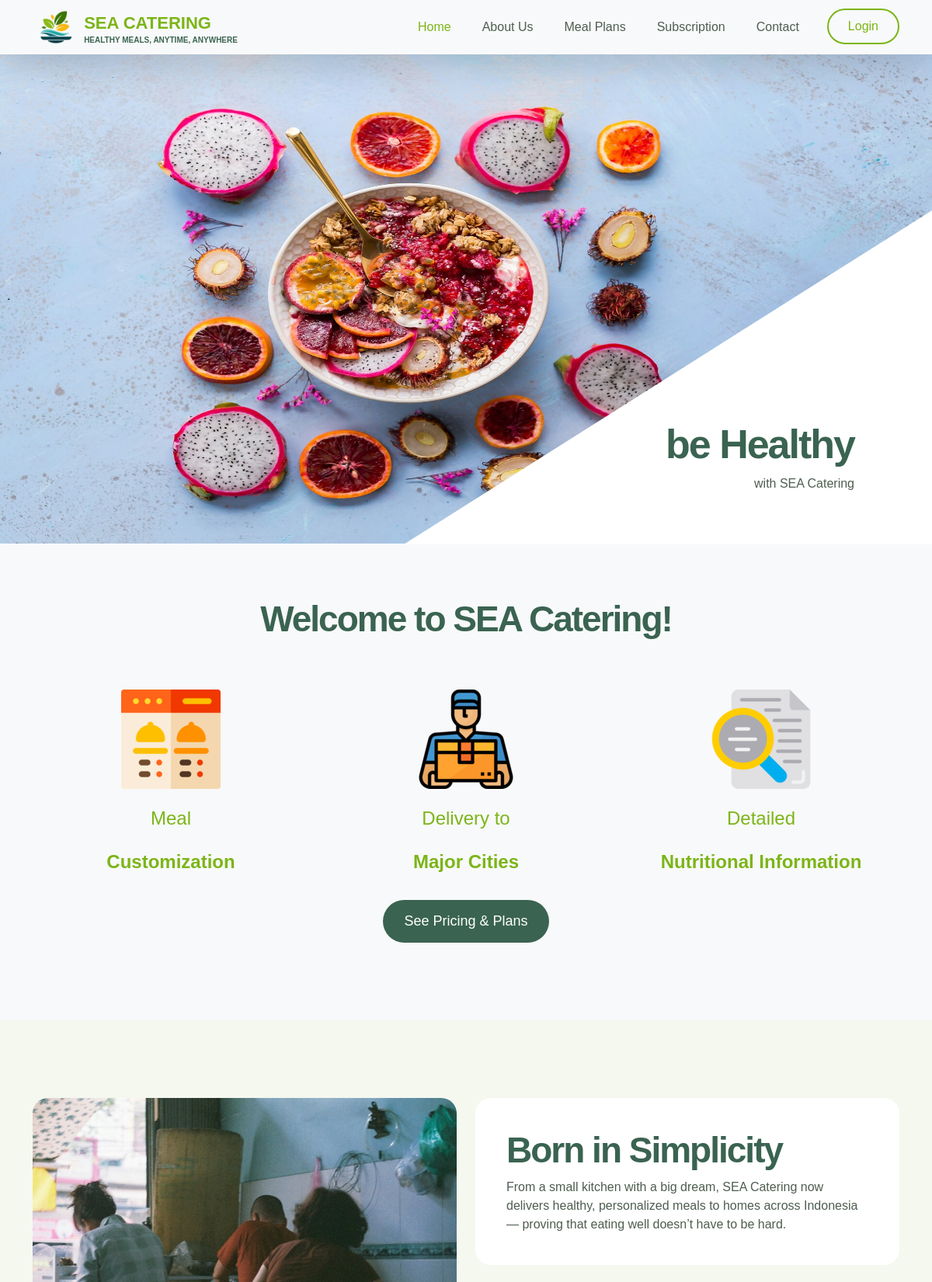
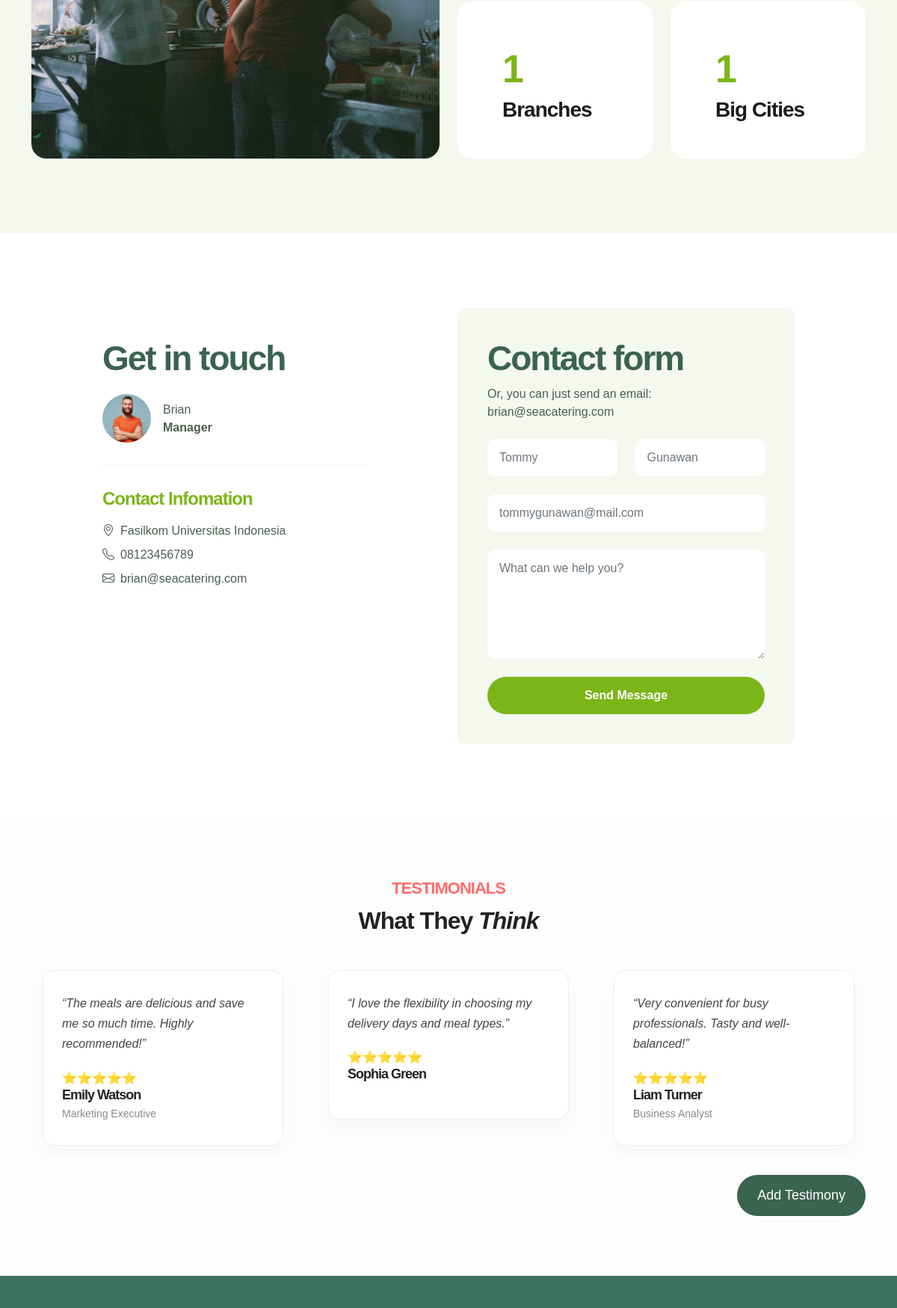
The page / (upper part) on the database its author committed (2 pictures, top to bottom).
### tables this page shows
CREATE TABLE `testimonials` (
  `testimonial_id` int(11) NOT NULL,
  `user_id` int(11) NOT NULL,
  `customer_name` varchar(255) NOT NULL,
  `role` varchar(255) DEFAULT NULL,
  `review_message` text NOT NULL,
  `rating` tinyint(4) NOT NULL CHECK (`rating` >= 1 and `rating` <= 5),
  `created_at` timestamp NOT NULL DEFAULT current_timestamp()
);

### testimonial/testimonial.php (the view, shortened to what this page needs)
<?php
include 'auth/db_connect.php';
$query = "SELECT * FROM testimonials ORDER BY rating DESC";
$result = mysqli_query($conn, $query);
?>
<section class="testimonials section-padding" id="testimonials">
  <div class="container">
    <div class="row">
      <div class="col-lg-12 text-center mb-4">
        <h6>Testimonials</h6>
        <h4>What They <em>Think</em></h4>
      </div>
      <div class="col-lg-12">
        <div class="owl-testimonials owl-carousel">
          <?php while ($row = mysqli_fetch_assoc($result)): ?>
          <div class="item">
            <p>“<?php echo htmlspecialchars($row['review_message']); ?>”</p>
            <div class="testimonial-rating">
              <?php
                for ($i = 0; $i < $row['rating']; $i++) {
                  echo '⭐';
                }
              ?>
            </div>
            <h5 class="name"><?php echo htmlspecialchars($row['customer_name']); ?></h5>
            <span class="role"><?php echo htmlspecialchars($row['role']); ?></span>
          </div>
          <?php endwhile; ?>
        </div>
      </div>
      <div class="col-lg-3 col-12 ms-auto text-end">
          <a href="#" class="custom-btn btn" data-bs-toggle="modal" data-bs-target="#addtestimony">Add Testimony</a>
      </div>
    </div>
  </div>
</section>

### css/style.css (style rules this page uses)
:root { --white-color: #ffffff; --primary-color: #7CB518; --secondary-color: #3A6351; --primary-bg: #FFE6A9; --section-bg-color: #F4F8EF; --site-footer-bg-color: #3B7060; --custom-btn-bg-color: #7CB518; --custom-btn-bg-hover-color: #A1C935; --dark-color: #1B1B1B; --p-color: #4E5D50; --border-color: #DDE4DA; --body-font-family: 'Metropolis', sans-serif; --h1-font-size: 52px; --h2-font-size: 46px; --h3-font-size: 32px; --h4-font-size: 28px; --h5-font-size: 24px; --h6-font-size: 22px; --p-font-size: 16px; --btn-font-size: 18px; --copyright-font-size: 14px; --border-radius-large: 100px; --border-radius-medium: 20px; --border-radius-small: 10px; --font-weight-light: 300; --font-weight-normal: 400; --font-weight-semibold: 600; --font-weight-bold: 700; }
body { background-color: var(--white-color); font-family: var(--body-font-family); }
h2, h3, h4, h5, h6 { color: var(--dark-color); }
h1, h2, h3, h4, h5, h6 { font-weight: var(--font-weight-semibold); letter-spacing: -1px; }
h4 { font-size: var(--h4-font-size); }
h5 { color: var(--primary-color); font-size: var(--h5-font-size); }
h6 { font-size: var(--h6-font-size); }
p { color: var(--p-color); font-size: var(--p-font-size); font-weight: var(--font-weight-light); }
a, button { touch-action: manipulation; transition: all 0.3s; }
a { color: var(--p-color); text-decoration: none; }
.section-padding { padding-top: 100px; padding-bottom: 100px; }
.testimonials { background-color: #fdfdfd; padding: 80px 0; }
.testimonials h6 { font-weight: 600; color: #ff6b6b; text-transform: uppercase; margin-bottom: 10px; }
.testimonials h4 { font-size: 32px; font-weight: 700; color: #222; }
.owl-testimonials .item { background: #fff; border: 1px solid #eee; border-radius: 16px; padding: 30px 25px; margin: 15px; box-shadow: 0 10px 25px rgba(0, 0, 0, 0.03); transition: all 0.3s ease; text-align: left; min-height: 200px; }
.owl-testimonials .item p { font-style: italic; font-size: 16px; color: #444; margin-bottom: 20px; line-height: 1.7; }
.owl-testimonials .item .name { font-weight: 700; font-size: 18px; color: #222; margin-bottom: 2px; }
.owl-testimonials .item .role { font-size: 14px; color: #888; }
.custom-btn { background: var(--secondary-color); border: 2px solid transparent; border-radius: var(--border-radius-large); color: var(--white-color); font-size: var(--btn-font-size); font-weight: var(--font-weight-normal); line-height: normal; padding: 15px 25px; }

### css/dashboard_style.css (style rules this page uses)
:root { --user-primary: #28a745; --user-paused: #ffc107; --admin-primary: #0d6efd; --admin-danger: #dc3545; --admin-secondary: #6c757d; --admin-bg-light: #f8f9fa; --card-bg: #ffffff; --border-color: #dee2e6; --text-dark: #212529; --text-muted: #6c757d; --font-main: 'Poppins', sans-serif; }
body { background-color: var(--admin-bg-light); font-family: var(--font-main); color: var(--text-dark); }

### rows shown on the page
testimonials: review_message "The meals are delicious and save me so much time. Highly recommended!", customer_name "Emily Watson", role "Marketing Executive"
testimonials: review_message "I love the flexibility in choosing my delivery days and meal types.", customer_name "Sophia Green"
testimonials: review_message "Very convenient for busy professionals. Tasty and well-balanced!", customer_name "Liam Turner", role "Business Analyst"
